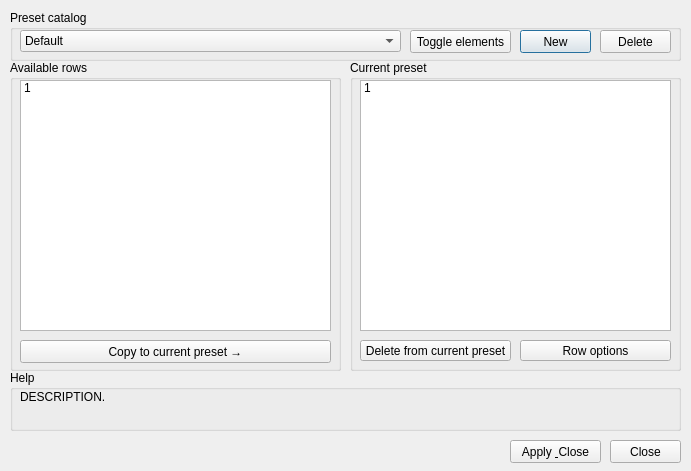
<?xml version="1.0" encoding="UTF-8"?>
<ui version="4.0" connectslotsbyname="false">
 <class>UmaPresetMenu</class>
 <widget class="QDialog" name="UmaPresetMenu">
  <property name="geometry">
   <rect>
    <x>0</x>
    <y>0</y>
    <width>691</width>
    <height>471</height>
   </rect>
  </property>
  <property name="windowTitle">
   <string notr="true">Customize Helper Table</string>
  </property>
  <widget class="QGroupBox" name="grp_preset_catalog">
   <property name="geometry">
    <rect>
     <x>10</x>
     <y>10</y>
     <width>671</width>
     <height>51</height>
    </rect>
   </property>
   <property name="sizePolicy">
    <sizepolicy hsizetype="Maximum" vsizetype="Preferred">
     <horstretch>0</horstretch>
     <verstretch>0</verstretch>
    </sizepolicy>
   </property>
   <property name="title">
    <string notr="true">Preset catalog</string>
   </property>
   <widget class="QComboBox" name="cmb_select_preset">
    <property name="geometry">
     <rect>
      <x>10</x>
      <y>20</y>
      <width>381</width>
      <height>22</height>
     </rect>
    </property>
    <property name="sizePolicy">
     <sizepolicy hsizetype="Fixed" vsizetype="Fixed">
      <horstretch>0</horstretch>
      <verstretch>0</verstretch>
     </sizepolicy>
    </property>
    <item>
     <property name="text">
      <string notr="true">Default</string>
     </property>
    </item>
   </widget>
   <widget class="QPushButton" name="but_new_preset">
    <property name="geometry">
     <rect>
      <x>510</x>
      <y>20</y>
      <width>71</width>
      <height>23</height>
     </rect>
    </property>
    <property name="text">
     <string notr="true">New</string>
    </property>
   </widget>
   <widget class="QPushButton" name="but_del_preset">
    <property name="geometry">
     <rect>
      <x>590</x>
      <y>20</y>
      <width>71</width>
      <height>23</height>
     </rect>
    </property>
    <property name="text">
     <string notr="true">Delete</string>
    </property>
   </widget>
   <widget class="QPushButton" name="but_toggle_elements">
    <property name="geometry">
     <rect>
      <x>400</x>
      <y>20</y>
      <width>101</width>
      <height>23</height>
     </rect>
    </property>
    <property name="text">
     <string notr="true">Toggle elements</string>
    </property>
   </widget>
  </widget>
  <widget class="QGroupBox" name="grp_available_rows">
   <property name="geometry">
    <rect>
     <x>10</x>
     <y>60</y>
     <width>331</width>
     <height>311</height>
    </rect>
   </property>
   <property name="title">
    <string notr="true">Available rows</string>
   </property>
   <widget class="QListWidget" name="lst_available">
    <property name="geometry">
     <rect>
      <x>10</x>
      <y>20</y>
      <width>311</width>
      <height>251</height>
     </rect>
    </property>
    <item>
     <property name="text">
      <string notr="true">1</string>
     </property>
    </item>
   </widget>
   <widget class="QPushButton" name="btn_copy_to_preset">
    <property name="geometry">
     <rect>
      <x>10</x>
      <y>280</y>
      <width>311</width>
      <height>23</height>
     </rect>
    </property>
    <property name="sizePolicy">
     <sizepolicy hsizetype="Maximum" vsizetype="Fixed">
      <horstretch>0</horstretch>
      <verstretch>0</verstretch>
     </sizepolicy>
    </property>
    <property name="text">
     <string notr="true">Copy to current preset →</string>
    </property>
   </widget>
  </widget>
  <widget class="QGroupBox" name="grp_current_preset">
   <property name="geometry">
    <rect>
     <x>350</x>
     <y>60</y>
     <width>331</width>
     <height>311</height>
    </rect>
   </property>
   <property name="title">
    <string notr="true">Current preset</string>
   </property>
   <widget class="QListWidget" name="lst_current">
    <property name="geometry">
     <rect>
      <x>10</x>
      <y>20</y>
      <width>311</width>
      <height>251</height>
     </rect>
    </property>
    <property name="dragEnabled">
     <bool>true</bool>
    </property>
    <property name="dragDropMode">
     <enum>QAbstractItemView::DragDrop</enum>
    </property>
    <property name="defaultDropAction">
     <enum>Qt::MoveAction</enum>
    </property>
    <item>
     <property name="text">
      <string notr="true">1</string>
     </property>
    </item>
   </widget>
   <widget class="QPushButton" name="btn_delete_from_preset">
    <property name="geometry">
     <rect>
      <x>10</x>
      <y>280</y>
      <width>151</width>
      <height>21</height>
     </rect>
    </property>
    <property name="text">
     <string notr="true">Delete from current preset</string>
    </property>
   </widget>
   <widget class="QPushButton" name="btn_row_options">
    <property name="geometry">
     <rect>
      <x>170</x>
      <y>280</y>
      <width>151</width>
      <height>21</height>
     </rect>
    </property>
    <property name="text">
     <string notr="true">Row options</string>
    </property>
   </widget>
  </widget>
  <widget class="QPushButton" name="btn_close">
   <property name="geometry">
    <rect>
     <x>610</x>
     <y>440</y>
     <width>71</width>
     <height>23</height>
    </rect>
   </property>
   <property name="text">
    <string notr="true">Close</string>
   </property>
  </widget>
  <widget class="QPushButton" name="btn_apply">
   <property name="geometry">
    <rect>
     <x>510</x>
     <y>440</y>
     <width>91</width>
     <height>23</height>
    </rect>
   </property>
   <property name="text">
    <string notr="true">Apply &amp; Close</string>
   </property>
  </widget>
  <widget class="QGroupBox" name="grp_help">
   <property name="geometry">
    <rect>
     <x>10</x>
     <y>370</y>
     <width>671</width>
     <height>61</height>
    </rect>
   </property>
   <property name="title">
    <string notr="true">Help</string>
   </property>
   <widget class="QLabel" name="label">
    <property name="geometry">
     <rect>
      <x>10</x>
      <y>20</y>
      <width>651</width>
      <height>31</height>
     </rect>
    </property>
    <property name="text">
     <string notr="true">DESCRIPTION.</string>
    </property>
    <property name="alignment">
     <set>Qt::AlignLeading|Qt::AlignLeft|Qt::AlignTop</set>
    </property>
    <property name="wordWrap">
     <bool>true</bool>
    </property>
   </widget>
  </widget>
 </widget>
 <resources/>
 <connections/>
</ui>
